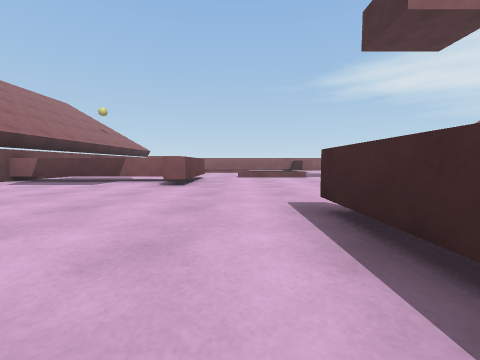
View 1 (above)

16 first-person views from a walk through a Unity game level. The camera is 0.51 m above the floor, tilts 4° down and sees 90° across. The floor is counted in squares, 1 m on a side. Each view is taken from the middle of a square. On the plan, view 1 faces up. The plan holds only what a view shows up to about 9 squares ahead; the rest is blank. The place goes on beyond the plan. The player is left out.

View 2
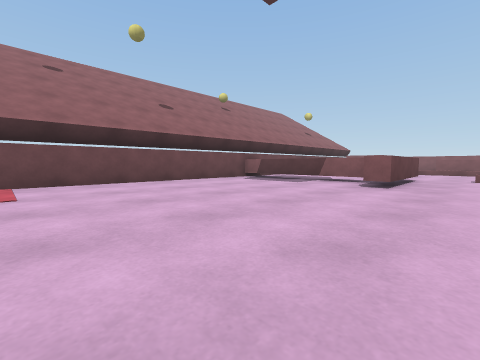

View 3
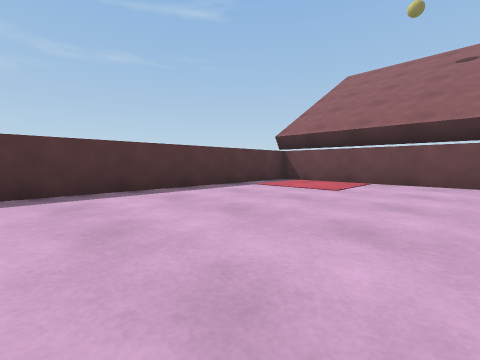

View 4
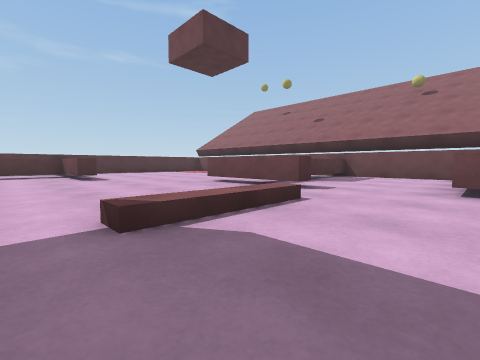

View 5
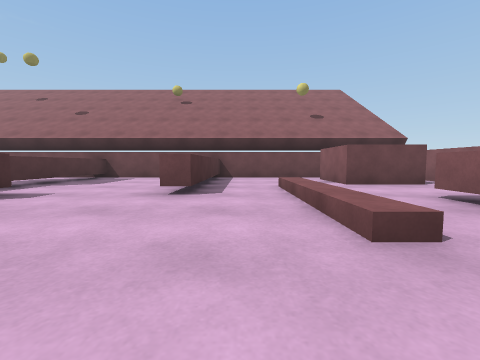

View 6
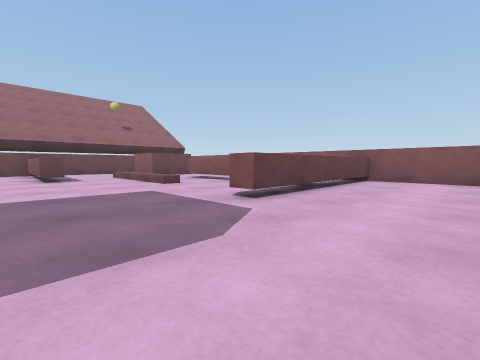

View 7
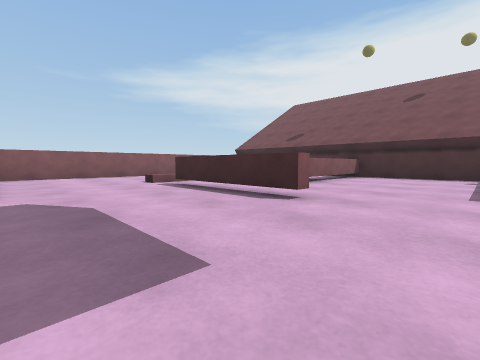

View 8
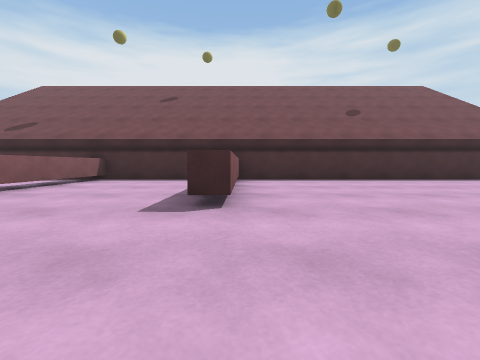

View 9
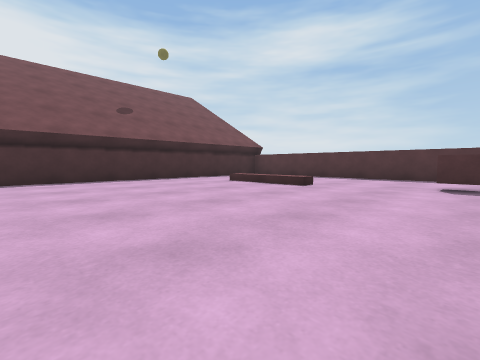

View 10
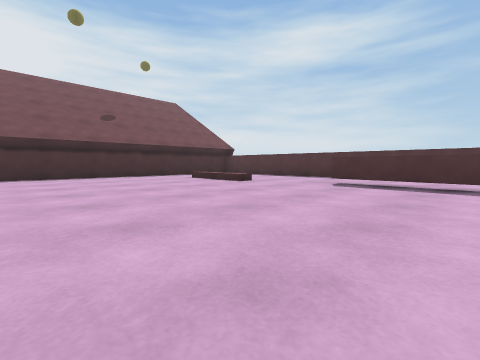

View 11
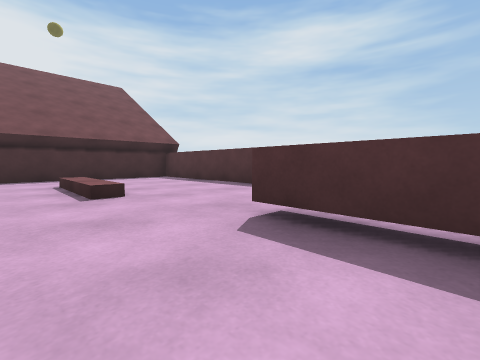

View 12
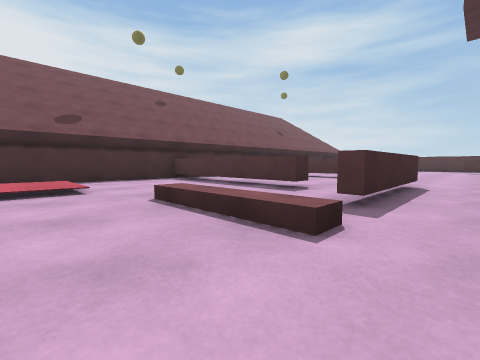

View 13
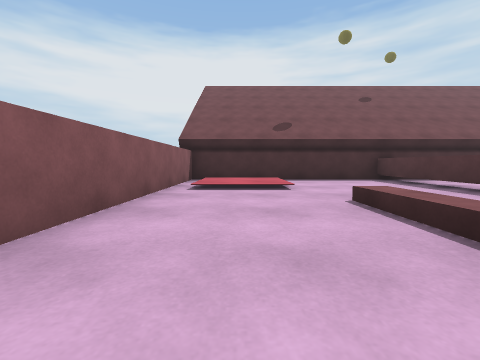

View 14
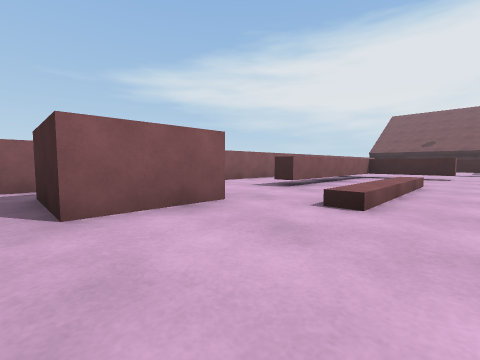

View 15
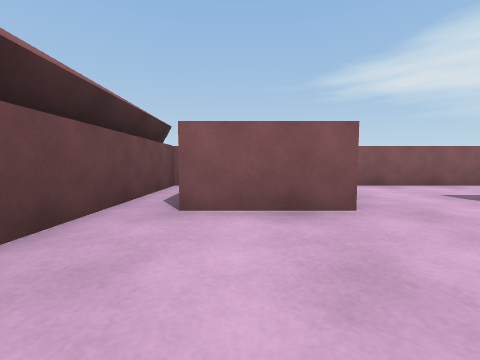

View 16
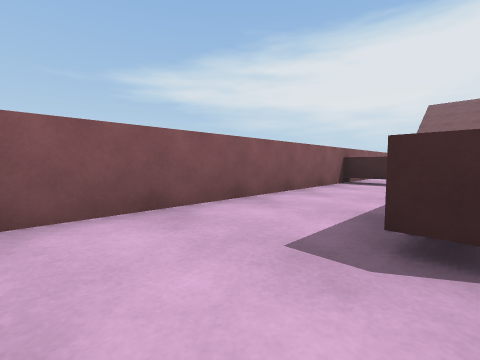

### Floor plan
Key: @ floor where view 1 was taken; # wall or solid block; . main floor; : floor 0.1 m higher than the main floor; / step, stairs or slope; ^ raised ledge; O other object.
Columns run from 7 left of view 1 to 14 right of it. Each row starts with its distance up from view 1.
 18 ######################
 17 #..........^......//.#
 16 #.OO.......^......::.#
 15 #.OO..^^^^^^......//.#
 14 #..........^..^^^....#
 13 #...^^^^...^.........#
 12 #.............^.^^^..#
 11 #^^^^^........^...^^^#
 10 #.............^......#
  9 #......^^^...........#
  8 #.....^..............#
  7 #^^^^^^....  ...^^^^^#
  6 #.....^..............#
  5 #....................#
  4 #....................#
  3 #....................#
  2 #.......^............#
  1 #.......^.......^^^..#
  0 #......@^^^^^^.......#
 -1 #.......  ...........#
 -2 #.......   ..........#
 -3 ########   ###########

Where each view was taken, in squares from view 1:
view 1: 0 up, 0 right, facing up
view 2: 0 up, 0 right, facing up-left
view 3: 2 up, 0 right, facing down-left
view 4: 11 up, 3 right, facing down-left
view 5: 12 up, 2 right, facing left
view 6: 10 up, 6 right, facing up-left
view 7: 8 up, 4 right, facing up-right
view 8: 7 up, 6 right, facing right
view 9: 6 up, 6 right, facing down-right
view 10: 6 up, 4 right, facing down-right
view 11: 2 up, 5 right, facing down-right
view 12: 16 up, 6 right, facing down-right
view 13: 16 up, 6 right, facing right
view 14: 12 up, 6 left, facing up-right
view 15: 12 up, 5 left, facing up
view 16: 15 up, 3 left, facing up-right
